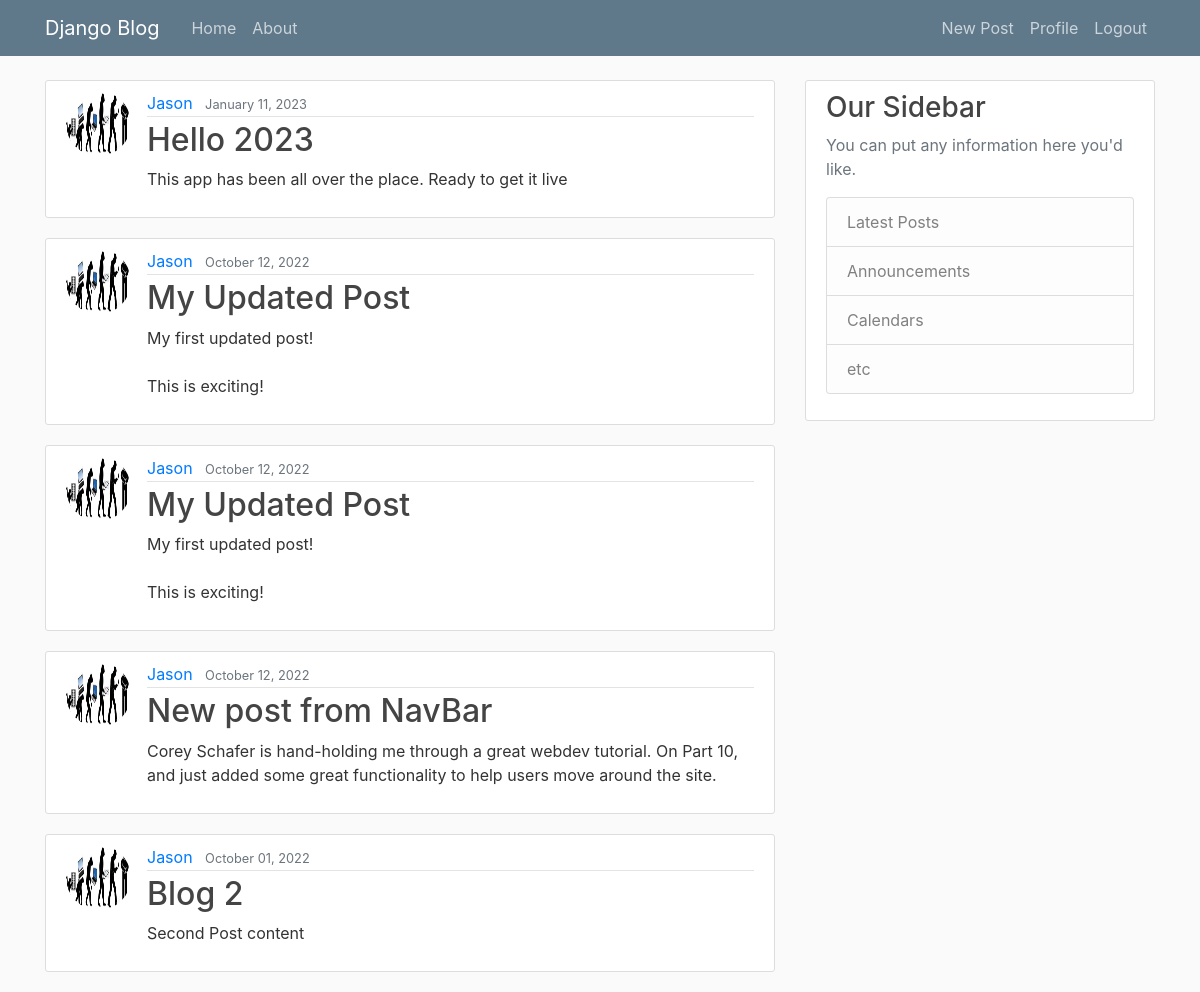
The app's page / (signed in) with its own data.
### blog/models.py (models this page shows, shortened)
class Post(models.Model):
    title = models.CharField(max_length=100)
    content = models.TextField()
    date_posted = models.DateTimeField(default=timezone.now)
    author = models.ForeignKey(User, on_delete=models.CASCADE)

### users/models.py (models this page shows, shortened)
class Profile(models.Model):
    user = models.OneToOneField(User, on_delete=models.CASCADE)
    image = models.ImageField(default='./default.jpg', upload_to='profile_pics')

### blog/views.py (the view)
# urls.py: path('', PostListView.as_view(), name='blog-home'),
class PostListView(ListView):
    model = Post
    template_name = 'blog/home.html'    # <app>/<model>_<viewtype>.html
    context_object_name = 'posts'
    ordering = ['-date_posted']
    paginate_by = 5

### blog/templates/blog/home.html
{% extends "blog/base.html"%}
{% block content %}
    {% for post in posts%}
        <article class="media content-section">
          <img class="rounded-circle article-img" src="{{ post.author.profile.image.url }}">
          <div class="media-body">
            <div class="article-metadata">
              <a class="mr-2" href="#">{{ post.author }}</a>
              <small class="text-muted">{{ post.date_posted|date:"F d, Y" }}</small>
            </div>
            <h2><a class="article-title" href="{% url 'post-detail' post.id %}">{{ post.title }}</a></h2>
            <p class="article-content">{{ post.content }}</p>
          </div>
        </article>
    {% endfor %}
{% endblock content %}

### blog/static/blog/main.css (style rules this page uses)
body { background: #fafafa; color: #333333; margin-top: 5rem; }
h1, h2, h3, h4, h5, h6 { color: #444444; }
.content-section { background: #ffffff; padding: 10px 20px; border: 1px solid #dddddd; border-radius: 3px; margin-bottom: 20px; }
.article-title { color: #444444; }
.article-content { white-space: pre-line; }
.article-img { height: 65px; width: 65px; margin-right: 16px; }
.article-metadata { padding-bottom: 1px; margin-bottom: 4px; border-bottom: 1px solid #e3e3e3 }

### records on screen
Post: author.profile.image (picture), author "Jason", date_posted "January 11, 2023", title "Hello 2023", content "This app has been all over the place. Ready to get it live"
Post: author.profile.image (picture), author "Jason", date_posted "October 12, 2022", title "My Updated Post", content "My first updated post! This is exciting!"
Post: author.profile.image (picture), author "Jason", date_posted "October 12, 2022", title "My Updated Post", content "My first updated post! This is exciting!"
Post: author.profile.image (picture), author "Jason", date_posted "October 12, 2022", title "New post from NavBar", content "Corey Schafer is hand-holding me through a great webdev tutorial. On Part 10, and just added some great functionality to help users move around the site."
Post: author.profile.image (picture), author "Jason", date_posted "October 01, 2022", title "Blog 2", content "Second Post content"
